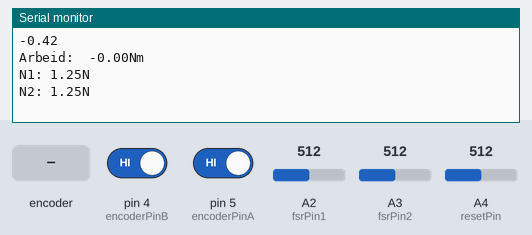
A sketch run on a simulated Arduino Uno, built with avr-gcc and run on an emulated ATmega328P. On the bench: the last lines printed to the serial monitor. Inputs (shaded band) come from the test bench; at power-on: pin 4 (encoderPinB) HIGH, pin 5 (encoderPinA) HIGH, A2 (fsrPin1) = 512, A3 (fsrPin2) = 512, A4 (resetPin) = 512.

Above: at 1.2 s.
1.3 s: rotary encoder on pin 5 (encoderPinA) / pin 4 (encoderPinB) turned 2 steps (second pin leading)
At 2.7 s:
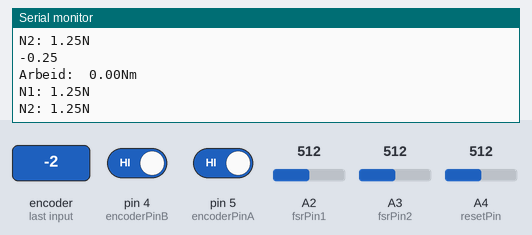
3.2 s: rotary encoder on pin 5 (encoderPinA) / pin 4 (encoderPinB) turned 2 steps (second pin leading)
At 3.45 s:
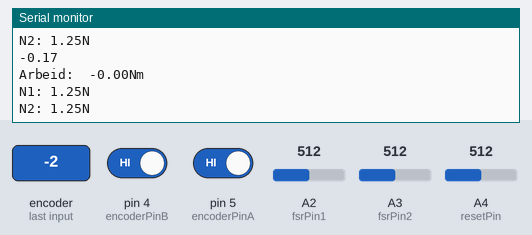
Timing chart, 0 to 6.2 s (numbered marks = the images above; inputs shaded):
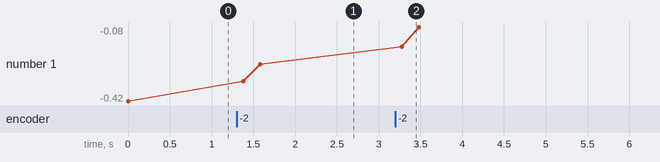

The sketch:

Trapkracht.ino.ino
```cpp
int fsrPin1 = 2;
int fsrPin2 = 3;
int DrukSensor1;
int DrukSensor2;
float Voltage1;
float Voltage2;
float fsrResistance;
float fsrConductance;

int encoderPinA = 5;
int encoderPinB = 4;
float encoderPos = -0.5;
int encoderPinALast = LOW;
int n = LOW;
float arm = 0.10;
float stap = 0.08333;
float N1 = 0;
float N2 = 0;
float W = 0;
const int resetPin = 4;
int resetWaarde;


void setup() {
  pinMode (encoderPinA, INPUT_PULLUP);
  pinMode (encoderPinB, INPUT_PULLUP);
  Serial.begin(9600);
}

void loop() {
  traphoek();
}

void traphoek() {
  n = digitalRead(encoderPinA);
  resetWaarde = analogRead(resetPin);
  if (resetWaarde < 50) {
    encoderPos = -0.5;
  }
  if ((encoderPinALast == LOW) && (n == HIGH)) {
    if (digitalRead(encoderPinB) == HIGH) {
      encoderPos = encoderPos + stap;
    } else {
    }
    Serial.println(encoderPos);
    DrukSensor1 = analogRead(fsrPin1);
    DrukSensor2 = analogRead(fsrPin2);
    arbeid();
  }
  delay(10);
  encoderPinALast = n;
}

void arbeid() {
  Voltage1 = map(DrukSensor1, 0, 1023, 0, 5000);
  Voltage2 = map(DrukSensor2, 0, 1023, 0, 5000);
  fsrResistance = 5000 - Voltage1;
  fsrResistance *= 10000;
  fsrResistance /= Voltage1;
  fsrConductance = 1000000;
  fsrConductance /= fsrResistance;
  if (fsrConductance <= 1000) {
    N1 = fsrConductance / 80;
  } else {
    N1 = fsrConductance - 1000;
    N1 /= 30;
  }
  fsrResistance = 5000 - Voltage2;
  fsrResistance *= 10000;
  fsrResistance /= Voltage2;
  fsrConductance = 1000000;
  fsrConductance /= fsrResistance;
  if (fsrConductance <= 1000) {
    N2 = fsrConductance / 80;
  } else {
    N2 = fsrConductance - 1000;
    N2 /= 30;
  }
  W = N1 * arm * cos(encoderPos * PI) + N2 * arm * cos((1 + encoderPos) * PI);
  Serial.print("Arbeid:  ");
  Serial.print(W);
  Serial.println("Nm");
  Serial.print("N1: ");
  Serial.print(N1);
  Serial.println("N");
  Serial.print("N2: ");
  Serial.print(N2);
  Serial.println("N");
}
```

Measured:
- after the input at 1.3 s, the serial monitor: prints a new line after 0.08 s (image 1)
- after the input at 3.2 s, the serial monitor: prints a new line after 0.08 s (image 2)
- plotted number 1: -0.42 → -0.25 after the input at 1.3 s, -0.25 → -0.08 after the input at 3.2 s
